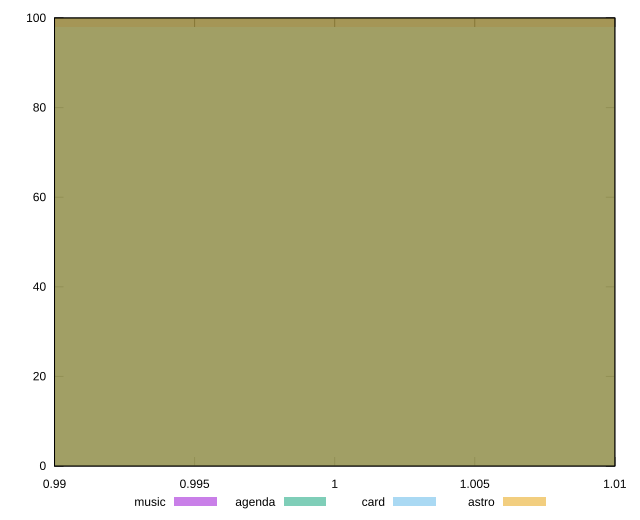

Write gnuplot code to recreate this figure.
reset

$music <<EOF
1 100
EOF

$agenda <<EOF
1 100
EOF

$card <<EOF
1 98
EOF

$astro <<EOF
1 100
EOF

set key outside below
set boxwidth 0.1
set xrange [0.99:1.01]
set yrange [0:100]
set trange [0:100]
set style fill transparent solid 0.5 noborder
set terminal svg size 640, 520 enhanced background rgb 'white'
set output "report/report_00029_2021-02-24T13-36-40.390Z/unminified-css/comparison/histogram/all_score.svg"

plot $music title "music" with boxes, \
     $agenda title "agenda" with boxes, \
     $card title "card" with boxes, \
     $astro title "astro" with boxes

reset
